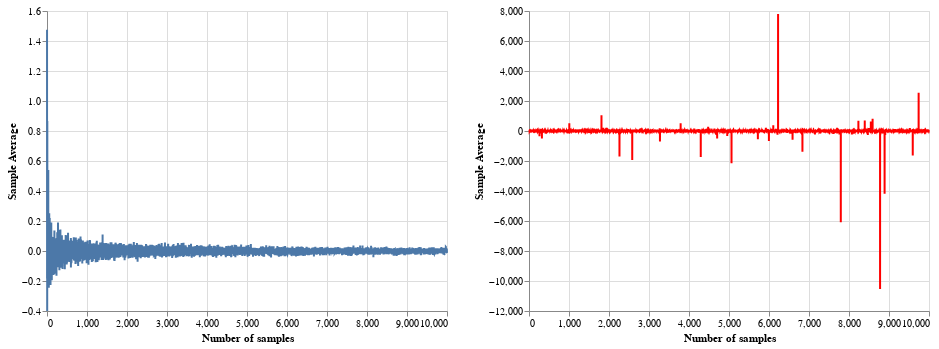

The notebook cell saved with this chart:
### Code cell
chart_normal | chart_cauchy

### Figure 1 — Vega-Lite specification as saved in the notebook (floating-point values rounded to 4 significant figures; data arrays with more than 128 entries replaced by an {"elided": "..."} marker saying what was removed)
{"config": {"view": {"continuousWidth": 400, "continuousHeight": 300}}, "hconcat": [{"data": {"name": "data-fa34d275c15e1e01db6e4d11cabf1622"}, "mark": "line", "encoding": {"x": {"type": "quantitative", "axis": {"title": "Number of samples"}, "field": "x"}, "y": {"type": "quantitative", "axis": {"title": "Sample Average"}, "field": "y"}}}, {"data": {"name": "data-8bf42ac5922804edbdd0dad657cc5207"}, "mark": {"type": "line", "color": "red"}, "encoding": {"x": {"type": "quantitative", "axis": {"title": "Number of samples"}, "field": "x"}, "y": {"type": "quantitative", "axis": {"title": "Sample Average"}, "field": "y"}}}], "$schema": "https://vega.github.io/schema/vega-lite/v4.8.1.json", "datasets": {"data-fa34d275c15e1e01db6e4d11cabf1622": {"elided": "10000 records"}, "data-8bf42ac5922804edbdd0dad657cc5207": {"elided": "10000 records"}}}
